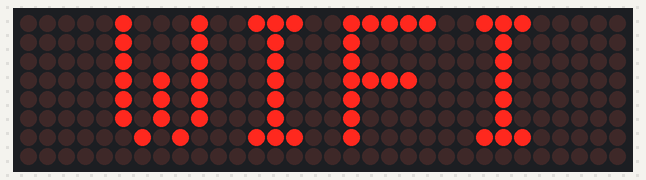
A sketch run on a simulated ESP8266 (NodeMCU). Parts: 32×8 LED matrix. WiFi joins after 1.5 s; servers stay silent unless stated; network time is answered at once with the bench clock; the local clock reads 2024-03-15 10:24:30 at power-on unless the sketch sets it; what the sketch prints to the serial monitor is not drawn.

Above: at 0.8 s.
At 1.96 s:
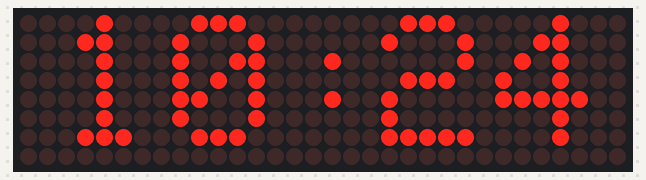
At 20.3 s:
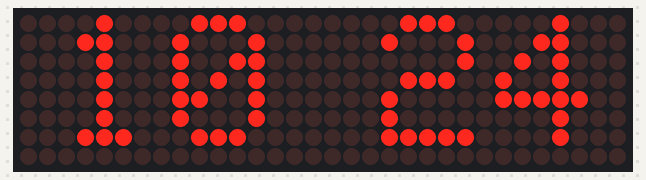
At 30.8 s:
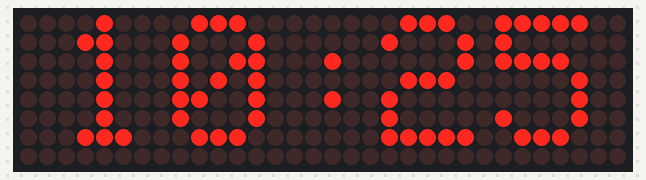
At 39.3 s:
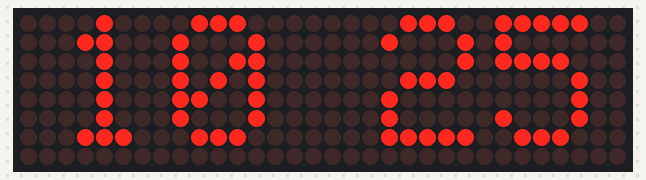

Measured:
- what the display in image 0 shows lasts 0.5 s, from 0.7 s to 1.2 s

The sketch:

DongHo_Ledmax8x32.ino
```cpp
/*
  Connect:
  NodeMCU    -> Matrix
  MOSI-D7-GPIO13  -> DIN
  CLK-D5-GPIO14   -> CK
  GPIO0-D3        -> CS
*/
#include <ESP8266WiFi.h>
const char* ssid = "Khoa";
const char* password = "10121999";

#include <WiFiUdp.h>
#include <NTPClient.h>
WiFiUDP ntpUDP;
//NTPClient timeClient(ntpUDP, "pool.ntp.org");
//NTPClient timeClient(ntpUDP, "2.asia.pool.ntp.org");
//NTPClient timeClient(ntpUDP, "ntp.aliyun.com");
NTPClient timeClient(ntpUDP, "192.168.1.22");

#include <SPI.h>
#include <Adafruit_GFX.h>
#include <Max72xxPanel.h>
int pinCS = 0;                                                                                    // Attach CS to this pin, DIN to MOSI and CLK to SCK (cf http://arduino.cc/en/Reference/SPI )
int numberOfHorizontalDisplays = 1;                                                               //số trong Hiển thị theo chiều ngang
int numberOfVerticalDisplays = 4;                                                                 // Số trong hiển thị theo chiều dọc.
Max72xxPanel matrix = Max72xxPanel(pinCS, numberOfHorizontalDisplays, numberOfVerticalDisplays);  // cấu hình matrix

void setup() {
  Serial.begin(115200);
  delay(200);

  matrix.setIntensity(1);  // cài đặt giá trị độ tương phản từ 0 đến 15.
  matrix.setRotation(3);   // The same hold for the last display

  Serial.print("Connecting to ");
  Serial.println(ssid);
  WiFi.begin(ssid, password);
  int kn = 0;
  while (WiFi.status() != WL_CONNECTED) {
    delay(500);
    Serial.print(".");

    kn = !kn;

    matrix.fillScreen(LOW);
    int y = (matrix.height() - 8) / 2;
    int xh = 5;

    String s = "WIFI";
    if (kn) {
      matrix.drawChar(xh, y, s[0], HIGH, LOW, 1);
      matrix.drawChar(xh + 6, y, s[1], HIGH, LOW, 1);
      matrix.drawChar(xh + 2 * 6, y, s[2], HIGH, LOW, 1);
      matrix.drawChar(xh + 3 * 6, y, s[3], HIGH, LOW, 1);
    } else {
      matrix.drawChar(xh, y, (String(" "))[0], HIGH, LOW, 1);
      matrix.drawChar(xh + 6, y, (String(" "))[0], HIGH, LOW, 1);
      matrix.drawChar(xh + 2 * 6, y, (String(" "))[0], HIGH, LOW, 1);
      matrix.drawChar(xh + 3 * 6, y, (String(" "))[0], HIGH, LOW, 1);
    }
    matrix.write();
  }
  Serial.println("");
  Serial.println("WiFi connected.");

  timeClient.begin();
  timeClient.setTimeOffset(25200);
  timeClient.setUpdateInterval(60000);  // Cập nhật NTP mỗi 1phút/lần
}

uint32_t TIME_RUN = 0;
int dem_get_time = 10;
bool haicham = 0;

int gio, gio_ol = -1;
int phut, phut_ol = -1;
int giay, giay_ol = -1;

void loop() {
  if (millis() - TIME_RUN > 500) {
    TIME_RUN = millis();

    haicham = !haicham;
    matrix.fillScreen(LOW);
    int y = (matrix.height() - 8) / 2;
    if (haicham) {
      matrix.drawChar(14, y, (String(":"))[0], HIGH, LOW, 1);
    } else {
      matrix.drawChar(14, y, (String(" "))[0], HIGH, LOW, 1);
    }

    dem_get_time++;
    if (dem_get_time >= 2) {
      dem_get_time = 0;
      if (timeClient.update()) {
        gio = timeClient.getHours();
        phut = timeClient.getMinutes();
        giay = timeClient.getSeconds();
      } else {
        timeClient.begin();
        timeClient.setTimeOffset(25200);
      }
    }
  }

  if (gio != gio_ol || phut != phut_ol) {
    int xh = 2;
    int xm = 19;
    int y = (matrix.height() - 8) / 2;
    String hour1 = String(gio / 10);
    String hour2 = String(gio % 10);
    String min1 = String(phut / 10);
    String min2 = String(phut % 10);
    matrix.drawChar(xh, y, hour1[0], HIGH, LOW, 1);
    matrix.drawChar(xh + 6, y, hour2[0], HIGH, LOW, 1);
    matrix.drawChar(xm, y, min1[0], HIGH, LOW, 1);
    matrix.drawChar(xm + 6, y, min2[0], HIGH, LOW, 1);
    matrix.write();
  }
}
```
